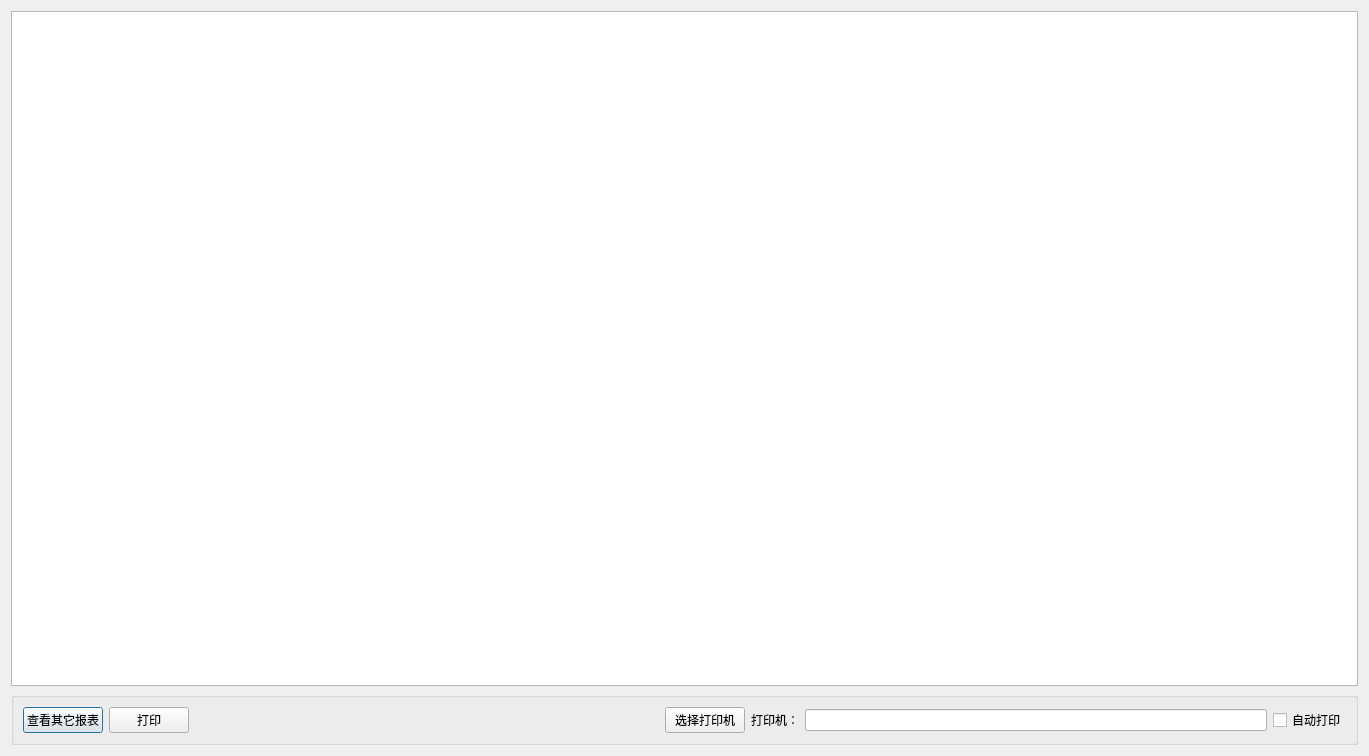
<?xml version="1.0" encoding="UTF-8"?>
<ui version="4.0">
 <class>Dialog_showinfo</class>
 <widget class="QDialog" name="Dialog_showinfo">
  <property name="geometry">
   <rect>
    <x>0</x>
    <y>0</y>
    <width>1369</width>
    <height>756</height>
   </rect>
  </property>
  <property name="windowTitle">
   <string>信息窗</string>
  </property>
  <layout class="QGridLayout" name="gridLayout">
   <item row="0" column="0">
    <widget class="QTextBrowser" name="textBrow_calInfo">
     <property name="html">
      <string>&lt;!DOCTYPE HTML PUBLIC &quot;-//W3C//DTD HTML 4.0//EN&quot; &quot;http://www.w3.org/TR/REC-html40/strict.dtd&quot;&gt;
&lt;html&gt;&lt;head&gt;&lt;meta name=&quot;qrichtext&quot; content=&quot;1&quot; /&gt;&lt;style type=&quot;text/css&quot;&gt;
p, li { white-space: pre-wrap; }
&lt;/style&gt;&lt;/head&gt;&lt;body style=&quot; font-family:'SimSun'; font-size:9pt; font-weight:400; font-style:normal;&quot;&gt;
&lt;p style=&quot;-qt-paragraph-type:empty; margin-top:0px; margin-bottom:0px; margin-left:0px; margin-right:0px; -qt-block-indent:0; text-indent:0px;&quot;&gt;&lt;br /&gt;&lt;/p&gt;&lt;/body&gt;&lt;/html&gt;</string>
     </property>
    </widget>
   </item>
   <item row="1" column="0">
    <widget class="QGroupBox" name="groupBox">
     <property name="title">
      <string/>
     </property>
     <layout class="QHBoxLayout" name="horizontalLayout">
      <item>
       <widget class="QPushButton" name="pushButton_showCalTable">
        <property name="text">
         <string>查看其它报表</string>
        </property>
       </widget>
      </item>
      <item>
       <widget class="QPushButton" name="pushButton_print">
        <property name="text">
         <string>打印</string>
        </property>
       </widget>
      </item>
      <item>
       <spacer name="horizontalSpacer">
        <property name="orientation">
         <enum>Qt::Horizontal</enum>
        </property>
        <property name="sizeHint" stdset="0">
         <size>
          <width>470</width>
          <height>20</height>
         </size>
        </property>
       </spacer>
      </item>
      <item>
       <widget class="QPushButton" name="pushButton_printerSelect">
        <property name="text">
         <string>选择打印机</string>
        </property>
       </widget>
      </item>
      <item>
       <widget class="QLabel" name="label_printer">
        <property name="text">
         <string>打印机：</string>
        </property>
       </widget>
      </item>
      <item>
       <widget class="QLineEdit" name="lineEdit_printer"/>
      </item>
      <item>
       <widget class="QCheckBox" name="checkBox_printer">
        <property name="text">
         <string>自动打印</string>
        </property>
       </widget>
      </item>
     </layout>
    </widget>
   </item>
  </layout>
 </widget>
 <resources/>
 <connections/>
</ui>
